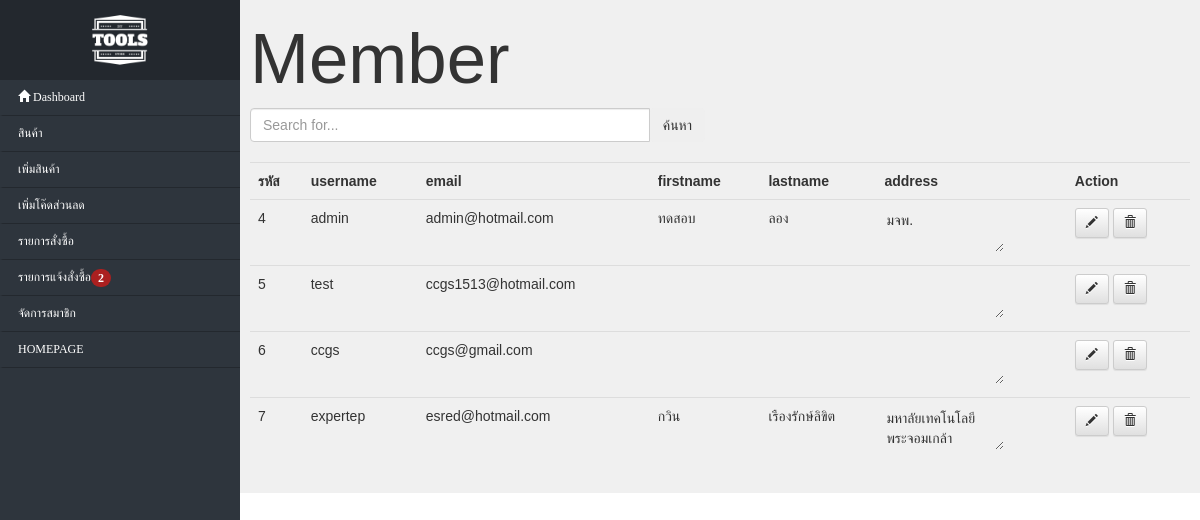
The app's page /backend/index.php?action=member, older data.
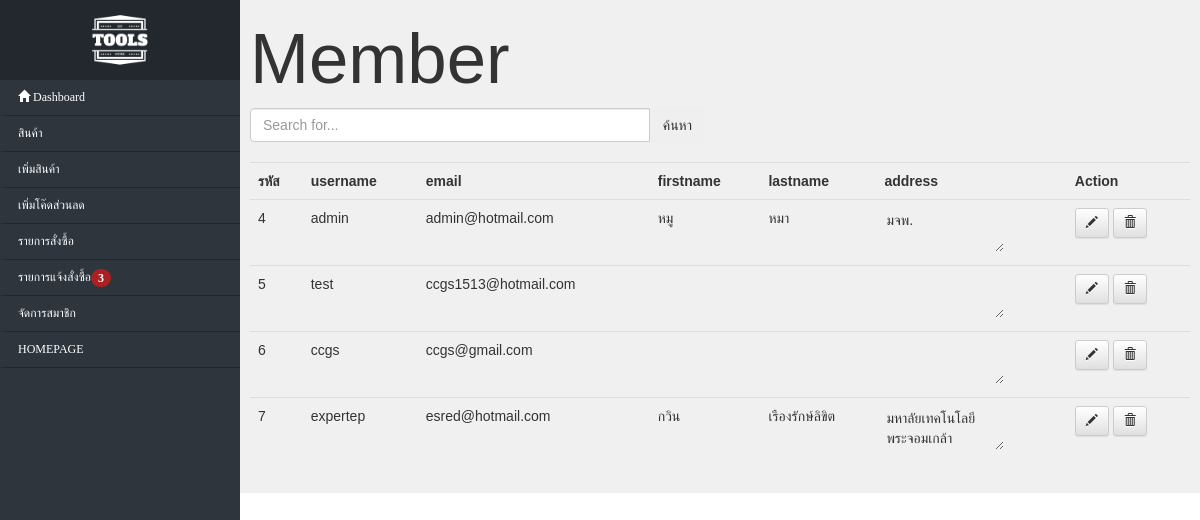
The same page, newer data.
### tables this page shows
CREATE TABLE `table_member` (
  `member_id` int(10) UNSIGNED NOT NULL,
  `username` varchar(50) NOT NULL,
  `password` varchar(50) NOT NULL,
  `email` varchar(50) NOT NULL,
  `firstname` varchar(30) DEFAULT NULL,
  `lastname` varchar(30) DEFAULT NULL,
  `date_register` varchar(50) NOT NULL,
  `status` int(10) NOT NULL,
  `picture` varchar(200) NOT NULL,
  `address` varchar(100) DEFAULT NULL
);

### backend/member/member.php (the view, shortened to what this page needs)
  <h1>Member</h1>
  <form class="" action="" method="GET">
    <div class="row">
      <div class="col-lg-6">
        <div class="input-group">
          <input type="text" name='search' class="form-control" placeholder="Search for...">
          <span class="input-group-btn">
            <button class="btn btn-secondary" type="submit">ค้นหา</button>
          </span>
        </div>
      </div>
    </div>
  </form>
  <br>
  <?php
   if(isset($_GET['search'])){
     $sql_select_product = 'SELECT * FROM table_member WHERE member_id LIKE "%'.$_GET['search'].'%"OR username LIKE "%'.$_GET['search'].'%"';
   }
   else{
     $sql_select_product = 'SELECT * FROM table_member ';
   }?>
<table class="table" style="border:1px solid black;">
  <tr>
    <th>
      รหัส
    </th>
    <th>
      username
    </th>
    <th>
      email
    </th>
    <th>
      firstname
    </th>
    <th>
      lastname
    </th>
    <th>
      address
    </th>
    <th>
     Action
   </th>
  </tr>
  <?php
  include 'save.php';
    $query_select_product = $connect->query($sql_select_product);
   while ($select_product = $query_select_product->fetch_assoc()){
     ?>
     <form class="" action="#" method="post" onsubmit="return check(<?php echo $select_product['member_id']; ?>);">
        <tr>
          <td>
            <?php echo $select_product['member_id']; ?>
          </td>
          <td>
            <?php echo $select_product['username']; ?>
          </td>
          <td>
            <?php echo $select_product['email'] ?>
          </td>
          <td>
            <?php echo $select_product['firstname']; ?>
          <td>
            <?php echo $select_product['lastname']; ?>
          </td>
          <td>
            <textarea rows="2" class="edit textmember <?php echo $select_product['member_id']; ?>" name="address" readonly><?php echo $select_product['address'] ?></textarea>
          </td>
          <td>
            <button type="submit" name="editmember" id="<?php echo $select_product['member_id']; ?>" class="btn btn-default btn-sm" aria-label="Left Align" onclick="bool='e';">
              <span class="glyphicon glyphicon-pencil" aria-hidden="true"></span>
            </button>
            <button type="submit" name="deletemember" class="btn btn-default btn-sm" aria-label="Left Align" onclick="bool='d';">
              <span class="glyphicon glyphicon-trash" aria-hidden="true"></span>
            </button>
          </td>
        </tr>
       </form>
    <?php }
  ?>
  </table>

### backend/template/header.php (shortened to what this page needs)
<!DOCTYPE html>
<html>
  <head>
<link rel="stylesheet" type="text/css" href="..\javascript/css/bootstrap.css">
<link rel="stylesheet" href="https://maxcdn.bootstrapcdn.com/bootstrap/3.3.7/css/bootstrap-theme.min.css">
<link rel="stylesheet" type="text/css" href="..\/css/css1.css">
<link rel="stylesheet" type="text/css" href="..\/css/all.css">
  </head>
  <body >
<div class="nav-side-menu">
    <div class="brand"><img src="..\logo.png" class="brand logo"></div>
<?php
  $sql="SELECT COUNT(order_id) as noti FROM table_order WHERE pay='w'";
  $select = $connect->query($sql);
  $count=0;
  while ($row = $select->fetch_assoc()) {$count=$row['noti'];}
 ?>
    <div class="menu-list">
        <ul id="menu-content" class="menu-content collapse out">
                <a href="member/.."><li><span class="glyphicon glyphicon-home" aria-hidden="true"></span> Dashboard<span class="sr-only">(current)</span></li></a>
                <a href="?action=product"><li>สินค้า<span class="sr-only">(current)</span></li></a>
                <a href="?action=insertproduct"><li>เพิ่มสินค้า<span class="sr-only">(current)</span></li></a>
                <a href="?action=insertdiscount"><li>เพิ่มโค๊ดส่วนลด<span class="sr-only">(current)</span></li></a>
                <a href="?action=orderhistory"><li>รายการสั่งซื้อ<span class="sr-only">(current)</span></li></a>
                <a href="?action=order"><li>รายการแจ้งสั่งซื้อ<span class="sr-only">(current)</span><?php if($count!=0){ ?><span class="badge"><?php echo $count; ?></span><?php } ?></li></a>
                <a href="?action=member"><li>จัดการสมาชิก<span class="sr-only">(current)</span></li></a>
                <a href="?action=logout"><li>HOMEPAGE<span class="sr-only">(current)</span></li></a>
        </ul>
     </div>
</div>

Row changes from the older to the newer data that the page shows:
changed table_member "admin": firstname "ทดสอบ" → "หมู"; lastname "ลอง" → "หมา"
Text that changed along with them:
$count: "2" → "3"
